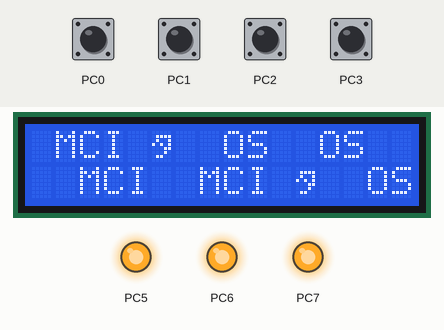
Simulated run of this program. Board: ATmega32, built with avr-gcc and emulated at 1 MHz. Parts: 16×2 character LCD, output pins drawn as LEDs (lit = HIGH). Wiring (inferred from the signals the program sends): character LCD (HD44780): RS PC4; E PD1; data PB0, PB1, PB2, PB3, PB4, PB5, PB6, PB7. The inputs (shaded band) are chosen by the test bench; at power-on: PC0–3 HIGH. Pins used as bus, display or sensor lines are not drawn.

Above: at 0.56 s.
At 1.2 s:
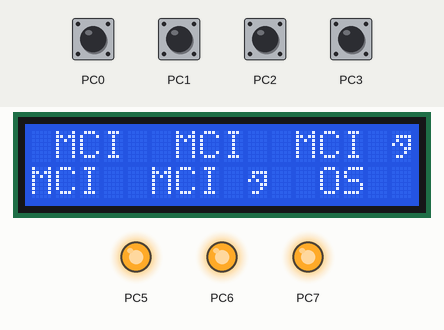
1.3 s: PC0 pulled LOW for 0.15 s
At 1.91 s:
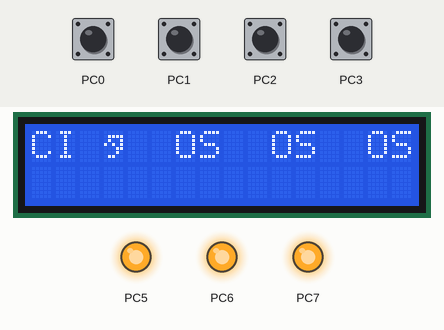
3.9 s: PC1 pulled LOW for 0.15 s
5.7 s: PC2 pulled LOW for 0.15 s
7.6 s: PC3 pulled LOW for 0.15 s
9.2 s: PC0 pulled LOW for 1 s
11.7 s: PC1 pulled LOW for 1 s
Timing chart, 0 to 14.7 s (numbered marks = the images above; inputs shaded):
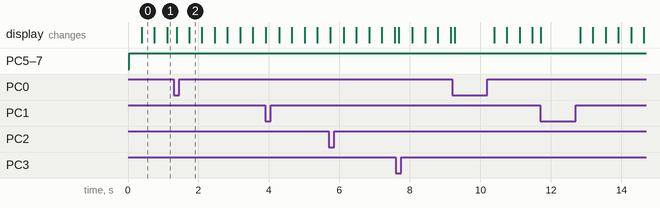

The program:

KEYLCD.c
```c
/*
 * KeyLCD.c
 *
 * Created: 03-04-2026 10:47:39
 * Author : heermehta
 */
#define F_CPU 1000000UL
#include <avr/io.h>
#include <util/delay.h>
#include <string.h>

/* LCD Control Pins */
#define RS PD0
#define EN PD1

/* Keypad Definitions */
#define KEY_PRT PORTC
#define KEY_DDR DDRC
#define KEY_PIN PINC

/* Function Prototypes */
void LCD_Init(void);
void LCD_Command(unsigned char cmnd);
void LCD_Char(unsigned char data);
void LCD_String(char *str);
void LCD_SetCursor(unsigned char row, unsigned char col);
char keyfind(void);

/* Keypad Layout */
unsigned char keypad[4][4] = {
	{'1','2','3','A'},
	{'4','5','6','B'},
	{'7','8','9','C'},
	{'*','0','#','D'}
};

unsigned char colloc, rowloc;

/* Scrolling Text */
char text[] = "  MCI";
char text2[] = "  OS";

/* ?? IMPROVED NON-BLOCKING KEYPAD FUNCTION */
char keyfind()
{
	KEY_DDR = 0xF0;   // Rows output, columns input
	KEY_PRT = 0xFF;   // Enable pull-ups

	// Check if any key pressed
	if ((KEY_PIN & 0x0F) != 0x0F)
	{
		_delay_ms(20); // debounce

		// Confirm press again
		if ((KEY_PIN & 0x0F) != 0x0F)
		{
			// Scan rows
			for (int r = 0; r < 4; r++)
			{
				KEY_PRT = ~(1 << (r + 4)); // activate one row LOW
				_delay_ms(1);

				colloc = KEY_PIN & 0x0F;

				if (colloc != 0x0F)
				{
					rowloc = r;

					// Detect column
					if (colloc == 0x0E) return keypad[rowloc][0];
					else if (colloc == 0x0D) return keypad[rowloc][1];
					else if (colloc == 0x0B) return keypad[rowloc][2];
					else if (colloc == 0x07) return keypad[rowloc][3];
				}
			}
		}
	}

	return 0; // no key pressed
}

/* LCD Functions */

void LCD_Init(void)
{
	DDRB = 0xFF;
	DDRD |= (1<<RS) | (1<<EN);

	_delay_ms(20);
	LCD_Command(0x38);
	LCD_Command(0x0C);
	LCD_Command(0x06);
	LCD_Command(0x01);
	_delay_ms(2);
}

void LCD_Command(unsigned char cmnd)
{
	PORTB = cmnd;
	PORTD &= ~(1<<RS);

	PORTD |= (1<<EN);
	_delay_ms(1);
	PORTD &= ~(1<<EN);
	_delay_ms(2);
}

void LCD_Char(unsigned char data)
{
	PORTB = data;
	PORTD |= (1<<RS);

	PORTD |= (1<<EN);
	_delay_ms(1);
	PORTD &= ~(1<<EN);
	_delay_ms(2);
}

void LCD_String(char *str)
{
	while (*str)
	{
		LCD_Char(*str++);
	}
}

void LCD_SetCursor(unsigned char row, unsigned char col)
{
	if (row == 0)
	LCD_Command(0x80 + col);
	else
	LCD_Command(0xC0 + col);
}

/* MAIN FUNCTION */
int main(void)
{
	LCD_Init();

	int len = strlen(text);
	int len1 = strlen(text2);

	int scroll_enable = 1;
	int i = 0;

	char last_key = 0;

	int scroll_counter = 0;   // ? NEW

	while (1)
	{
		char key = keyfind();

		// ?? Detect NEW key press only
		if (key != 0 && key != last_key)
		{
			if (key == 'A')
			scroll_enable = 0;
			else if (key == 'B')
			scroll_enable = 1;
		}

		last_key = key;

		// ?? Display line 1
		LCD_Command(0x80);
		for (int j = 0; j < 16; j++)
		{
			LCD_Char(text[(i + j) % len]);
		}

		// ?? Display line 2
		LCD_Command(0xC0);
		for (int j = 0; j < 16; j++)
		{
			LCD_Char(text2[(len1 + j - i) % len1]);
		}

		// ?? CONTROL SCROLL SPEED (instead of big delay)
		if (scroll_enable)
		{
			scroll_counter++;

			if (scroll_counter >= 10)   // adjust speed here
			{
				i++;
				if (i >= len) i = 0;
				scroll_counter = 0;
			}
		}

		_delay_ms(10);  // ?? SMALL delay (important!)
	}
}


//
// #define F_CPU 1000000UL
// #include <avr/io.h>
// #include <util/delay.h>
// #include <string.h>
//
// /* LCD Control Pins */
// #define RS PD0
// #define EN PD1
//
// /* Keypad Definitions */
// #define KEY_PRT PORTC
// #define KEY_DDR DDRC
// #define KEY_PIN PINC
//
// /* Function Prototypes */
// void LCD_Init(void);
// void LCD_Command(unsigned char cmnd);
// void LCD_Char(unsigned char data);
// void LCD_String(char *str);
// void LCD_SetCursor(unsigned char row, unsigned char col);
// char keyfind(void);
//
// /* Keypad Layout */
// unsigned char keypad[4][4] = {
// 	{'1','2','3','A'},
// 	{'4','5','6','B'},
// 	{'7','8','9','C'},
// 	{'*','0','#','D'}
// };
//
// unsigned char colloc, rowloc;
//
// /* Scrolling Text */
// char text[] = "  MCI";
// char text2[] = "  OS";
//
// /* ?? IMPROVED NON-BLOCKING KEYPAD FUNCTION */
// char keyfind()
// {
// 	KEY_DDR = 0x0F;   // PC0 PC3 = rows (output), PC4 PC7 = columns (input)
// 	KEY_PRT = 0xF0;   // enable pull-ups on columns
//
// 	// Check if any key pressed (check columns now!)
// 	if ((KEY_PIN & 0xF0) != 0xF0)
// 	{
// 		_delay_ms(20); // debounce
//
// 		if ((KEY_PIN & 0xF0) != 0xF0)
// 		{
// 			for (int r = 0; r < 4; r++)
// 			{
// 				// Keep columns HIGH, make one row LOW
// 				KEY_PRT = (0xF0) | (~(1 << r) & 0x0F);
//
// 				_delay_ms(1);
//
// 				colloc = KEY_PIN & 0xF0;
//
// 				if (colloc != 0xF0)
// 				{
// 					rowloc = r;
//
// 					if (colloc == 0xE0) return keypad[rowloc][0];
// 					else if (colloc == 0xD0) return keypad[rowloc][1];
// 					else if (colloc == 0xB0) return keypad[rowloc][2];
// 					else if (colloc == 0x70) return keypad[rowloc][3];
// 				}
// 			}
// 		}
// 	}
//
// 	return 0;
// }
//
// /* LCD Functions */
//
// void LCD_Init(void)
// {
// 	DDRA = 0xFF;
// 	DDRD |= (1<<RS) | (1<<EN);
//
// 	_delay_ms(20);
// 	LCD_Command(0x38);
// 	LCD_Command(0x0C);
// 	LCD_Command(0x06);
// 	LCD_Command(0x01);
// 	_delay_ms(2);
// }
//
// void LCD_Command(unsigned char cmnd)
// {
// 	PORTA = cmnd;
// 	PORTD &= ~(1<<RS);
//
// 	PORTD |= (1<<EN);
// 	_delay_ms(1);
// 	PORTD &= ~(1<<EN);
// 	_delay_ms(2);
// }
//
// void LCD_Char(unsigned char data)
// {
// 	PORTA = data;
// 	PORTD |= (1<<RS);
//
// 	PORTD |= (1<<EN);
// 	_delay_ms(1);
// 	PORTD &= ~(1<<EN);
// 	_delay_ms(2);
// }
//
// void LCD_String(char *str)
// {
// 	while (*str)
// 	{
// 		LCD_Char(*str++);
// 	}
// }
//
// void LCD_SetCursor(unsigned char row, unsigned char col)
// {
// 	if (row == 0)
// 	LCD_Command(0x80 + col);
// 	else
// 	LCD_Command(0xC0 + col);
// }
//
// /* MAIN FUNCTION */
// int main(void)
// {
// 	LCD_Init();
//
// 	int len = strlen(text);
// 	int len1 = strlen(text2);
//
// 	int scroll_enable = 1;
// 	int i = 0;
//
// 	char last_key = 0;
//
// 	int scroll_counter = 0;   // ? NEW
//
// 	while (1)
// 	{
// 		char key = keyfind();
//
// 		// ?? Detect NEW key press only
// 		if (key != 0 && key != last_key)
// 		{
// 			if (key == 'A')
// 			scroll_enable = 0;
// 			else if (key == 'B')
// 			scroll_enable = 1;
// 		}
//
// 		last_key = key;
//
// 		// ?? Display line 1
// 		LCD_Command(0x80);
// 		for (int j = 0; j < 16; j++)
// 		{
// 			LCD_Char(text[(i + j) % len]);
// 		}
//
// 		// ?? Display line 2
// 		LCD_Command(0xC0);
// 		for (int j = 0; j < 16; j++)
// 		{
// 			LCD_Char(text2[(len1 + j - i) % len1]);
// 		}
//
// 		// ?? CONTROL SCROLL SPEED (instead of big delay)
// 		if (scroll_enable)
// 		{
// 			scroll_counter++;
//
// 			if (scroll_counter >= 10)   // adjust speed here
// 			{
// 				i++;
// 				if (i >= len) i = 0;
// 				scroll_counter = 0;
// 			}
// 		}
//
// 		_delay_ms(10);  // ?? SMALL delay (important!)
// 	}
// }


//
// #define F_CPU 1000000UL
// #include <avr/io.h>
// #include <util/delay.h>
// #include <string.h>
//
// /* LCD Control Pins */
// #define RS PD0
// #define EN PD1
//
// /* Keypad Definitions */
// #define KEY_PRT PORTB
// #define KEY_DDR DDRB
// #define KEY_PIN PINB
//
// /* Function Prototypes */
// void LCD_Init(void);
// void LCD_Command(unsigned char cmnd);
// void LCD_Char(unsigned char data);
// void LCD_String(char *str);
// void LCD_SetCursor(unsigned char row, unsigned char col);
// char keyfind(void);
//
// /* Keypad Layout */
// unsigned char keypad[4][4] = {
// 	{'1','2','3','A'},
// 	{'4','5','6','B'},
// 	{'7','8','9','C'},
// 	{'*','0','#','D'}
// };
//
// unsigned char colloc, rowloc;
//
// /* Scrolling Text */
// char text[] = "  MCI";
// char text2[] = "  OS";
//
// /* ?? IMPROVED NON-BLOCKING KEYPAD FUNCTION */
// char keyfind()
// {
// 	KEY_DDR = 0x0F;   // PC0 PC3 = rows (output), PC4 PC7 = columns (input)
// 	KEY_PRT = 0xF0;   // enable pull-ups on columns
//
// 	// Check if any key pressed (check columns now!)
// 	if ((KEY_PIN & 0xF0) != 0xF0)
// 	{
// 		_delay_ms(20); // debounce
//
// 		if ((KEY_PIN & 0xF0) != 0xF0)
// 		{
// 			for (int r = 0; r < 4; r++)
// 			{
// 				// Keep columns HIGH, make one row LOW
// 				KEY_PRT = (0xF0) | (~(1 << r) & 0x0F);
//
// 				_delay_ms(1);
//
// 				colloc = KEY_PIN & 0xF0;
//
// 				if (colloc != 0xF0)
// 				{
// 					rowloc = r;
//
// 					if (colloc == 0xE0) return keypad[rowloc][0];
// 					else if (colloc == 0xD0) return keypad[rowloc][1];
// 					else if (colloc == 0xB0) return keypad[rowloc][2];
// 					else if (colloc == 0x70) return keypad[rowloc][3];
// 				}
// 			}
// 		}
// 	}
//
// 	return 0;
// }
//
// /* LCD Functions */
//
// void LCD_Init(void)
// {
// 	DDRC = 0xFF;
// 	DDRD |= (1<<RS) | (1<<EN);
//
// 	_delay_ms(20);
// 	LCD_Command(0x38);
// 	LCD_Command(0x0C);
// 	LCD_Command(0x06);
// 	LCD_Command(0x01);
// 	_delay_ms(2);
// }
//
// void LCD_Command(unsigned char cmnd)
// {
// 	PORTC = cmnd;
// 	PORTD &= ~(1<<RS);
//
// 	PORTD |= (1<<EN);
// 	_delay_ms(1);
// 	PORTD &= ~(1<<EN);
// 	_delay_ms(2);
// }
//
// void LCD_Char(unsigned char data)
// {
// 	PORTC = data;
// 	PORTD |= (1<<RS);
//
// 	PORTD |= (1<<EN);
// 	_delay_ms(1);
// 	PORTD &= ~(1<<EN);
// 	_delay_ms(2);
// }
//
// void LCD_String(char *str)
// {
// 	while (*str)
// 	{
// 		LCD_Char(*str++);
// 	}
// }
//
// void LCD_SetCursor(unsigned char row, unsigned char col)
// {
// 	if (row == 0)
// 	LCD_Command(0x80 + col);
// 	else
// 	LCD_Command(0xC0 + col);
// }
//
// /* MAIN FUNCTION */
// int main(void)
// {
// 	LCD_Init();
//
// 	int len = strlen(text);
// 	int len1 = strlen(text2);
//
// 	int scroll_enable = 1;
// 	int i = 0;
//
// 	char last_key = 0;
//
// 	int scroll_counter = 0;   // ? NEW
//
// 	while (1)
// 	{
// 		char key = keyfind();
//
// 		// ?? Detect NEW key press only
// 		if (key != 0 && key != last_key)
// 		{
// 			if (key == 'A')
// 			scroll_enable = 0;
// 			else if (key == 'B')
// 			scroll_enable = 1;
// 		}
//
// 		last_key = key;
//
// 		// ?? Display line 1
// 		LCD_Command(0x80);
// 		for (int j = 0; j < 16; j++)
// 		{
// 			LCD_Char(text[(i + j) % len]);
// 		}
//
// 		// ?? Display line 2
// 		LCD_Command(0xC0);
// 		for (int j = 0; j < 16; j++)
// 		{
// 			LCD_Char(text2[(len1 + j - i) % len1]);
// 		}
//
// 		// ?? CONTROL SCROLL SPEED (instead of big delay)
// 		if (scroll_enable)
// 		{
// 			scroll_counter++;
//
// 			if (scroll_counter >= 10)   // adjust speed here
// 			{
// 				i++;
// 				if (i >= len) i = 0;
// 				scroll_counter = 0;
// 			}
// 		}
//
// 		_delay_ms(10);  // ?? SMALL delay (important!)
// 	}
// }
```

Measured:
- after the input at 1.3 s, the display: first changes after 0.09 s (image 2 shows a later state)
